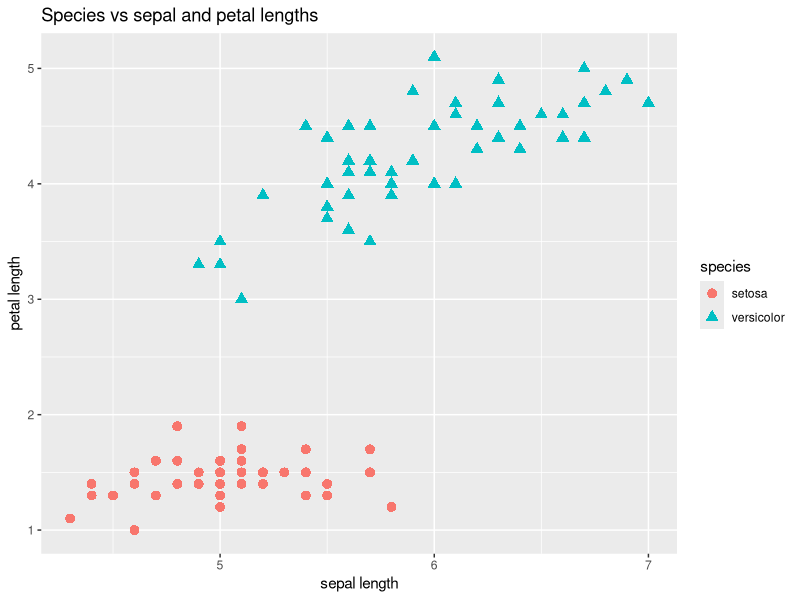
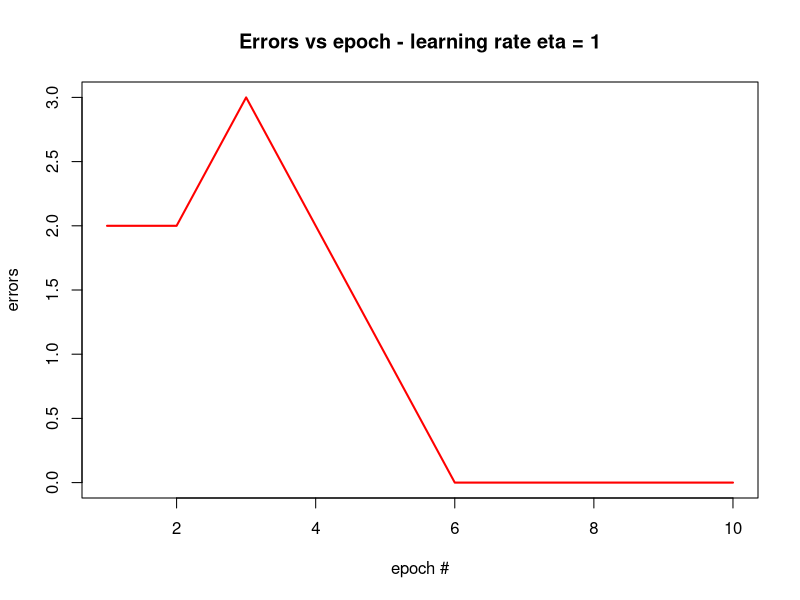

The R script that drew these images, in order:
# Perceptron implemetation 
# source: https://rpubs.com/FaiHas/197581

# Load the Iris data set
data(iris)

# only versicolor and setosa
# only the sepal and petal lengths

irissub <- iris[1:100, c(1, 3, 5)]
names(irissub) <- c("sepal", "petal", "species")
head(irissub)

# plot the data
library(ggplot2)

ggplot(irissub, aes(x = sepal, y = petal)) + geom_point( aes(colour = species, shape = species), size = 3 ) + xlab("sepal length") + ylab("petal length") + ggtitle("Species vs sepal and petal lengths")

# add a binary label

irissub[, 4] <- 1
irissub[ irissub[, 3] == "setosa", 4] <- -1

x <- irissub[, c(1, 2)]
y <- irissub[, 4]

head(x)
head(y)

## ==================== ##
##     PERCEPTRON       ##
## ==================== ##

perceptron <- function(x, y, eta, niter){
  
  weight <- rep(0, dim(x)[2] + 1)
  errors <- rep(0, niter)
  
  for (jj in 1:niter) {
    for (ii in 1:length(y)) {
      z <- sum( weight[ 2:length(weight) ] * as.numeric(x[ii, ]) ) + weight[1]
      if (z < 0) {
        ypred <- -1
      } else {
        ypred <- 1
      }
      
      weight.diff <- eta * ( y[ii] - ypred ) * c(1, as.numeric( x[ii, ] ))
      weight <- weight + weight.diff
      
      if ( (y[ii] - ypred) != 0.0) {
        errors[jj] <- errors[jj] + 1
      }
    }
  }
  
  print(weight)
  return(errors)
}

err <- perceptron(x, y, 1, 10)


plot(1:10, err, type = "l", lwd = 2, col = "red", xlab = "epoch #", ylab = "errors")
title("Errors vs epoch - learning rate eta = 1")
